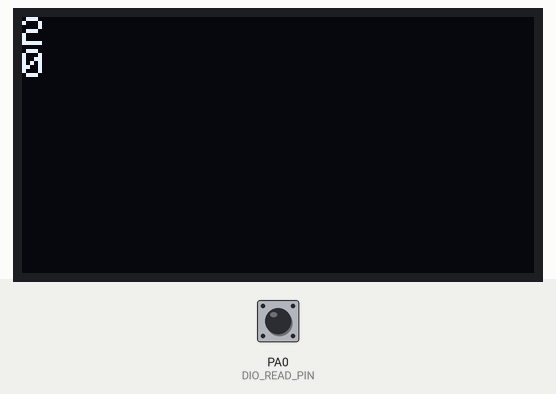
This program was run on a simulated STM32 Blue Pill. Parts: 128×64 one-colour display. The test bench sets the inputs (shaded band); at power-on: PA0 (DIO_READ_PIN) HIGH. The display library's start-up logo is not drawn.

Above: at 3.2 s.
3.3 s: PA0 (DIO_READ_PIN) pulled LOW for 0.15 s
At 4.1 s:
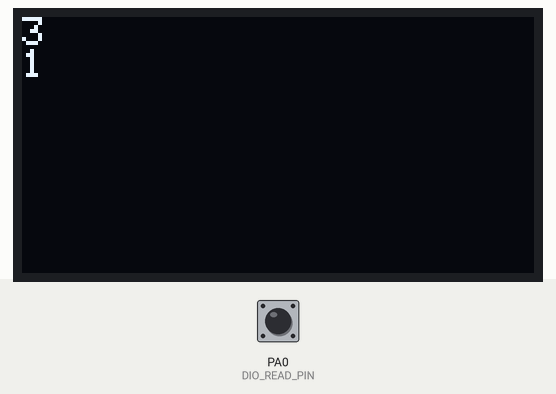
5.1 s: PA0 (DIO_READ_PIN) pulled LOW for 1 s
At 6.7 s:
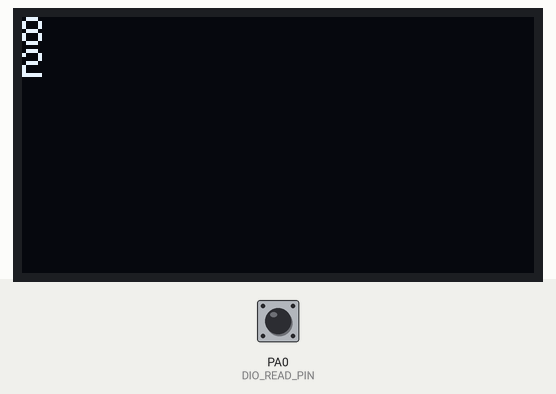
7.8 s: PA0 (DIO_READ_PIN) pulled LOW for 0.15 s
At 8.8 s:
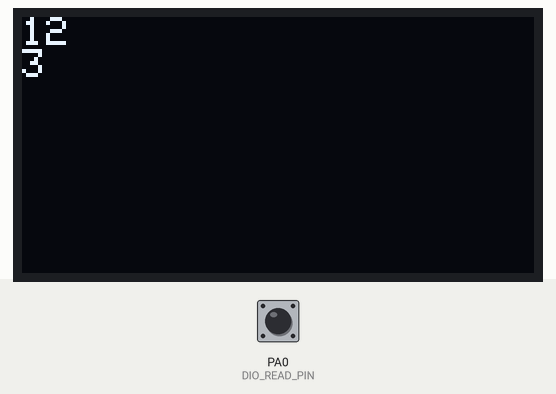
9.9 s: PA0 (DIO_READ_PIN) pulled LOW for 1 s
At 11.4 s:
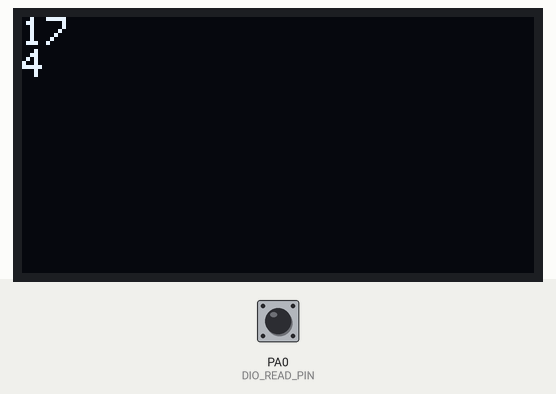
Timing chart, 0 to 12.9 s (numbered marks = the images above; inputs shaded):
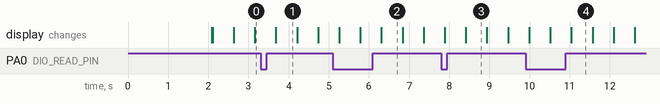

The program:

main.cpp
```cpp
/**
 * @brief Example triggering an external interrupt. Everytime the interrupt is
 *        triggered a counter increments and its value is displayed on an OLED
 *        screen.
 * @pre Have an OLED display connected to the Blue Pill.
 * @pre A push button switch to GND is connected in series with DIO_READ_PIN.
 *      When the switch is pressed DIO_READ_PIN gets shorted to GND.
 */
#include <Wire.h>
#include <Adafruit_SSD1306.h>

#define SCREEN_WIDTH 128 // OLED display width, in pixels
#define SCREEN_HEIGHT 64 // OLED display height, in pixels
#define OLED_RESET     -1 // This display does not have a reset pin accessible
Adafruit_SSD1306 display_handler(SCREEN_WIDTH, SCREEN_HEIGHT, &Wire, OLED_RESET);

#define DIO_READ_PIN PA0    //digital read pin

/**
 * @brief IRQ for external interrupt
 * @param none
 * @retval none
 */
void irq_handler();

// Variable to store the value of the counter
volatile uint16_t value = 0;
// Variable to show the program is running
uint16_t loop_count = 0;

/**
 * @brief Initialize the analog in pin and the LED control pin.
 * @param none
 * @retval none
 */
void setup()
{
  //Initialize DIO_READ_PIN to pullup - will be pulled to GND when switch
  //pressed
  pinMode(DIO_READ_PIN, INPUT_PULLUP);

  //Attach external IRQ pin to IRQ handler
  attachInterrupt(digitalPinToInterrupt(DIO_READ_PIN), irq_handler, RISING);

  //Initialize OLED display
  display_handler.begin(SSD1306_SWITCHCAPVCC, 0x3C);

  // Displays Adafruit logo by default. call clearDisplay immediately if you
  // don't want this.
  display_handler.display();
  delay(2000);

  // Displays "Hello world!" on the screen
  display_handler.clearDisplay();
  display_handler.setTextSize(1);
  display_handler.setTextColor(SSD1306_WHITE);
  display_handler.setCursor(0,0);
  display_handler.println("Hello world!");
  display_handler.display();
}

/**
 * @brief Read the value of the analog-in pin and set the timing for the LED
 *        blink period depending on this value.
 * @param none
 * @retval none
 */
void loop()
{
  display_handler.clearDisplay();
  display_handler.setCursor(0, 0);
  display_handler.println(loop_count++, DEC);
  display_handler.print(value, DEC);
  display_handler.display();

  delay(500);
}

void irq_handler(){
  value++;
}
```

Measured:
- what the display in image 1 shows lasts 0.5 s, from 3.7 s to 4.2 s
